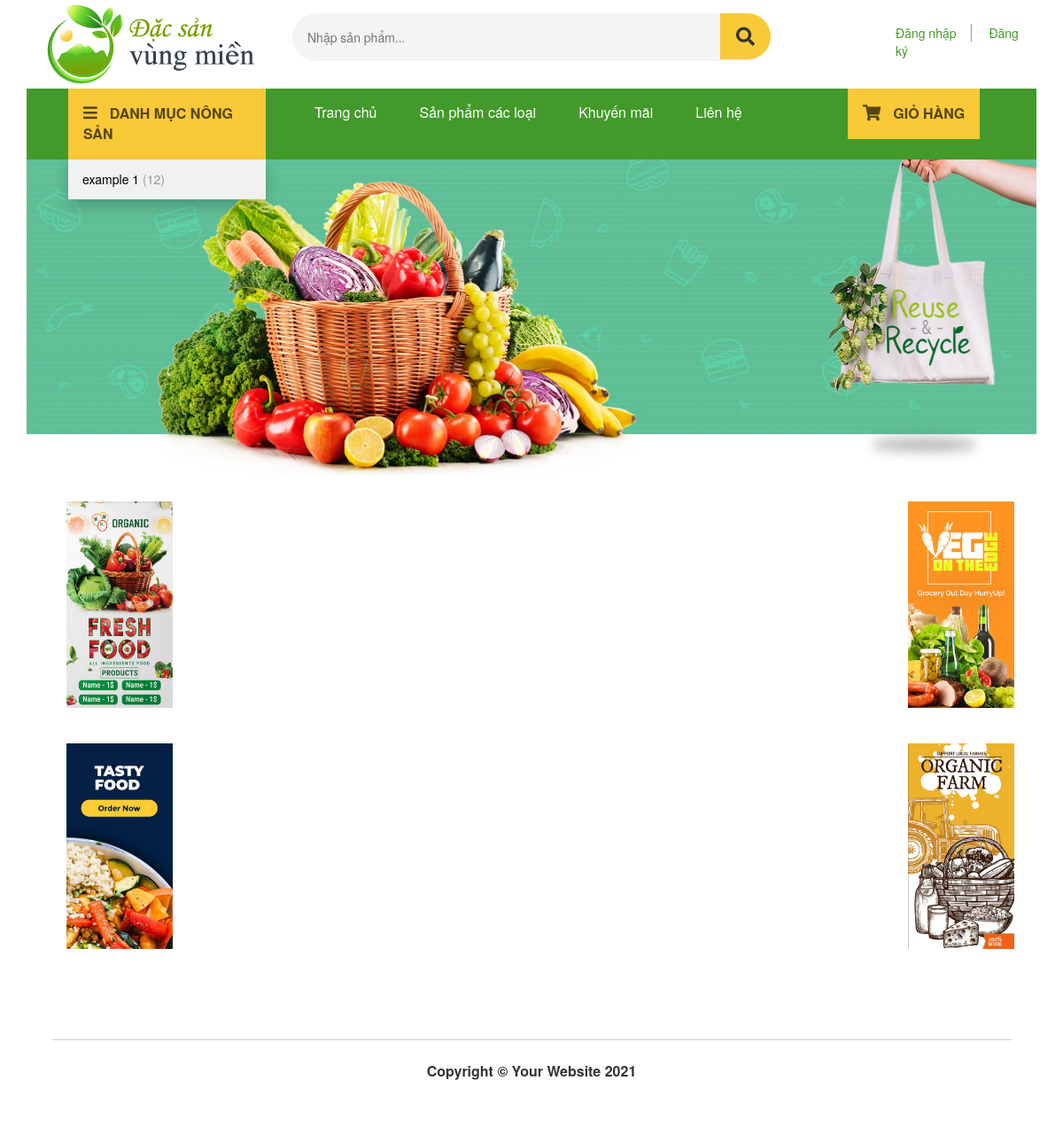
/news.php, run on an earlier commit of the app's database.
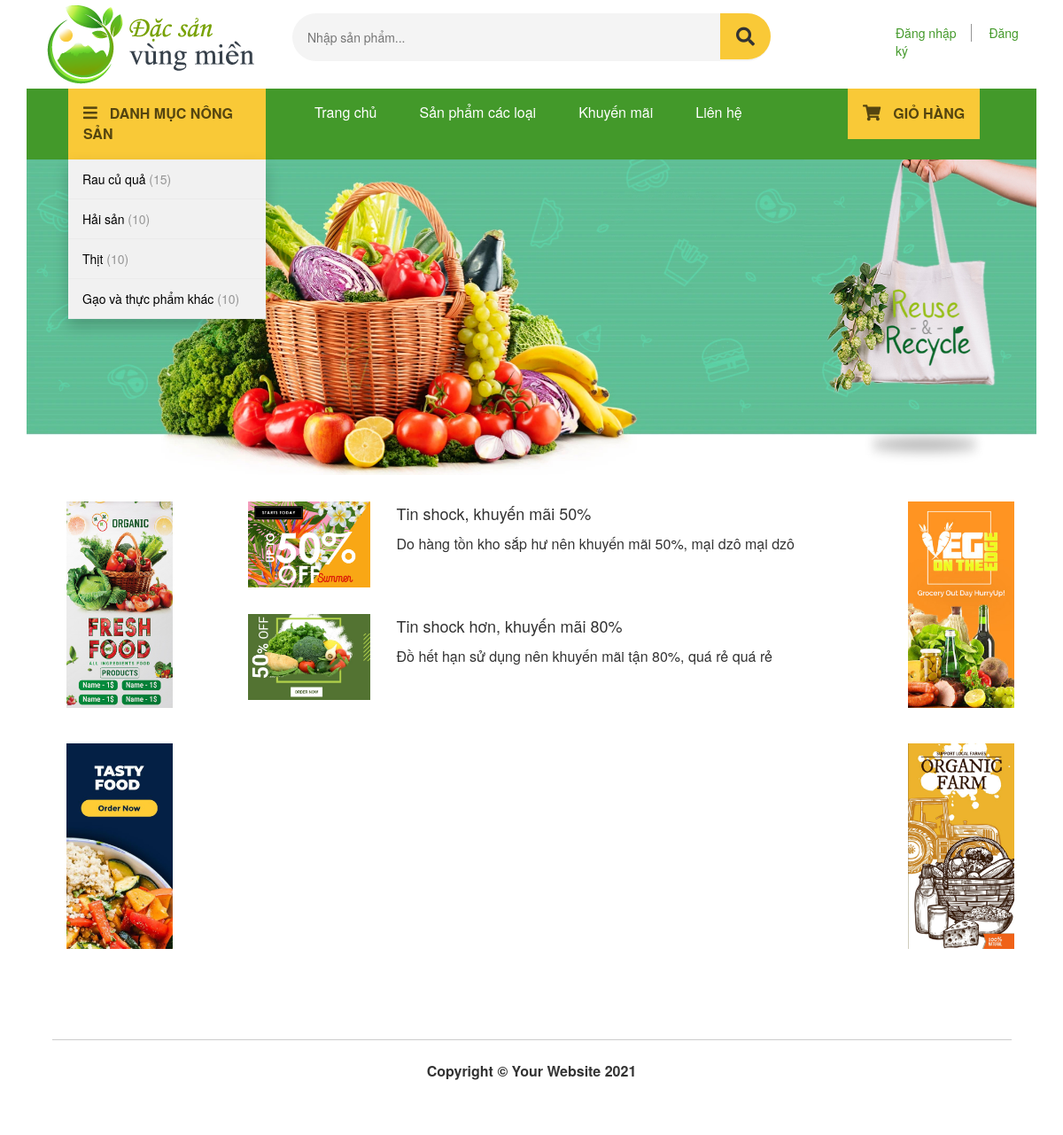
And on a later commit of the database.
### tables this page shows
CREATE TABLE `categories` (
  `cat_id` int(11) NOT NULL,
  `cat_title` varchar(255) NOT NULL
);

CREATE TABLE `news` (
  `news_id` int(10) NOT NULL,
  `news_title` text NOT NULL,
  `short_desc` text NOT NULL,
  `image` varchar(255) NOT NULL,
  `page` varchar(255) NOT NULL
);

### resource/functions.php (called while the page is built, shortened)
<?php
function query($sql) {
    global $connection;
    return mysqli_query($connection, $sql);
}
function fetch_array($result){
    return mysqli_fetch_array($result);
}
?>

### public/news.php (the view, shortened to what the changed rows need)
<?php include(TEMPLATE_FRONT . DS . "header.php") ?>
<div class="container-horizontal">
    <div class="col-md-8">
        <div class="news-list">
        <?php
            $queryString = "SELECT * FROM news";
            $query = query($queryString);
            while($row = fetch_array($query)):
                $title = $row['news_title'];
                $shortDesc = $row['short_desc'];
                $image = $row['image'];
                $page = $row['page'];
        ?>
                <div class="news-element">
                    <a href="<?php echo $page?>">
                        <div class="container-horizontal">
                            <div class="col-md-3">
                                <img class="thumbnail-img" src="images/News_Thumbnail/<?php echo $image?>">
                            </div>
                            <div class="col-md-9">
                                <h4 class="news-title" style="margin-top: 0; line-height: 1.5em;"><?php echo $title?></h4>
                                <p class="news-short-desc" style="font-size: 16px;"><?php echo $shortDesc?></p>
                            </div>
                        </div>
                    </a>
                </div>
        <?php
            endwhile;
        ?>
        </div>
    </div>
</div>
<?php include(TEMPLATE_FRONT . DS . "footer.php") ?>

### resource/templates/front/header.php (shortened to what the changed rows need)
<!DOCTYPE html>
<html lang="en">
<head>
    <link href="//maxcdn.bootstrapcdn.com/bootstrap/3.3.0/css/bootstrap.min.css"
    rel="stylesheet" id="bootstrap-css">
    <link rel="stylesheet" href="https://pro.fontawesome.com/releases/v5.10.0/css/all.css"
/>
    <link rel="stylesheet" href="css/fontawesome.min.css">
    <link href="css/shop-homepage.css" rel="stylesheet">
    <link href="css/homepage.css" rel="stylesheet">
    <link href="css/style.css" rel="stylesheet">
</head>
<body>
    <div class="container-fluid">
        <div class="container">
              <nav class="container-fluid navbar-expand-lg navbar-light">
                <div class="row">
                    <div class="col-md-3">
                        <div class="dropdown">
                            <div class="dropdown-content">
                            <?php
                                $queryString = "SELECT product_category_id, cat_title, cat_id, COUNT(product_id) AS total FROM products JOIN categories
                                ON categories.cat_id = products.product_category_id GROUP BY product_category_id ";
                                $query = query($queryString);
                                while($row = fetch_array($query)):
                                    $total = $row['total'];
                                    $categoryName = $row['cat_title'];
                                    $categoryID = $row['cat_id'];
                            ?>
                                <a href="category.php?cat=<?php echo $categoryID?>&page=1&filter=0"><?php echo $categoryName?> <span>(<?php echo $total?>)</span></a>
                                <?php endwhile ?>
                            </div>
                        </div>
                    </div>
                </div>
            </nav>

What changed in the data, as far as the page shows it:
changed categories: cat_title "example 1" → "Rau củ quả"; total "12" → "15"
now on this page (row edited): categories: cat_title "Hải sản", total "10"
now on this page (row edited): categories: cat_title "Thịt", total "10"
added categories: cat_title "Gạo và thực phẩm khác", total "10"
added news: image (picture), news_title "Tin shock, khuyến mãi 50%", short_desc "Do hàng tồn kho sắp hư nên khuyến mãi 50%, mại dzô mại dzô"
added news: image (picture), news_title "Tin shock hơn, khuyến mãi 80%", short_desc "Đồ hết hạn sử dụng nên khuyến mãi tận 80%, quá rẻ quá rẻ"
